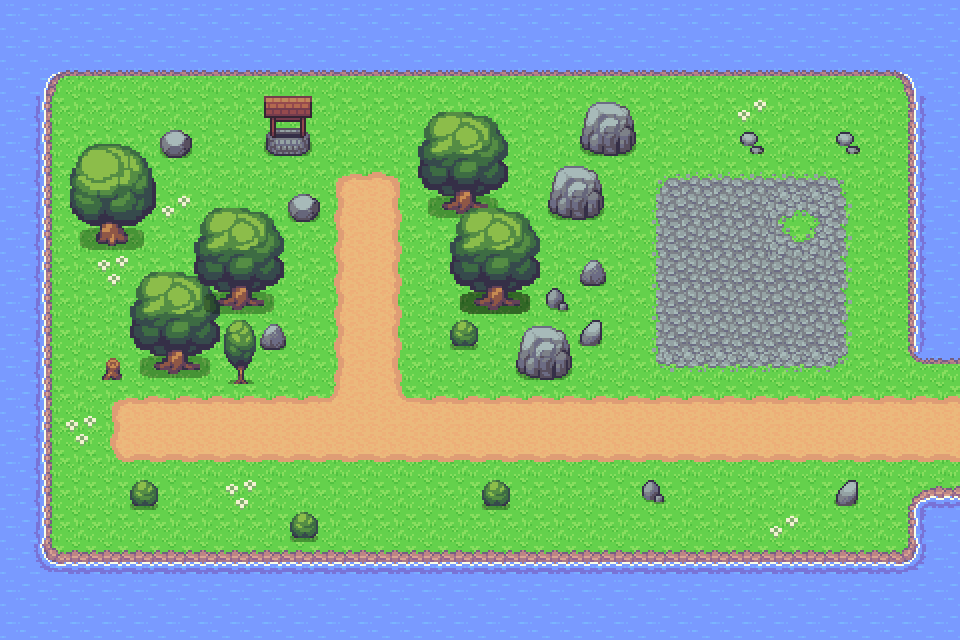

Below is a game level as drawn by its tile map, then a one-line description and the .tmx that defines it (tile-layer data replaced by summaries):
An orthogonal 30x20 tile map with 32x32 px tiles, 6 tile layers (floor, water, road, trees, ...), 2 tilesets and 3 objects.

<map version="1.10" tiledversion="1.11.2" orientation="orthogonal" renderorder="right-down" width="30" height="20" tilewidth="32" tileheight="32" infinite="0" nextlayerid="19" nextobjectid="97">
 <tileset firstgid="1" source="1_terrain.tsx" />
 <tileset firstgid="361" source="3_plants.tsx" />
 <layer id="1" name="floor" width="30" height="20">
  <data>[600 cells, 600 non-empty, 1 distinct tile ids]</data>
 </layer>
 <layer id="3" name="water" width="30" height="20">
  <data>[600 cells, 230 non-empty, 13 distinct tile ids]</data>
 </layer>
 <layer id="4" name="road" width="30" height="20">
  <data>[600 cells, 102 non-empty, 10 distinct tile ids]</data>
 </layer>
 <layer id="5" name="trees" width="30" height="20">
  <data>[600 cells, 57 non-empty, 32 distinct tile ids]</data>
 </layer>
 <layer id="6" name="trees2" width="30" height="20">
  <data>[600 cells, 52 non-empty, 23 distinct tile ids]</data>
 </layer>
 <layer id="7" name="battle" width="30" height="20">
  <data>[600 cells, 49 non-empty, 13 distinct tile ids]</data>
 </layer>
 <objectgroup id="13" name="items" visible="0">
  <object id="88" x="339" y="125" width="58" height="49" />
  <object id="89" x="400" y="356.333" width="57" height="36.6667" />
  <object id="94" x="336.167" y="463.667" width="57" height="36.6667" />
 </objectgroup>
</map>
